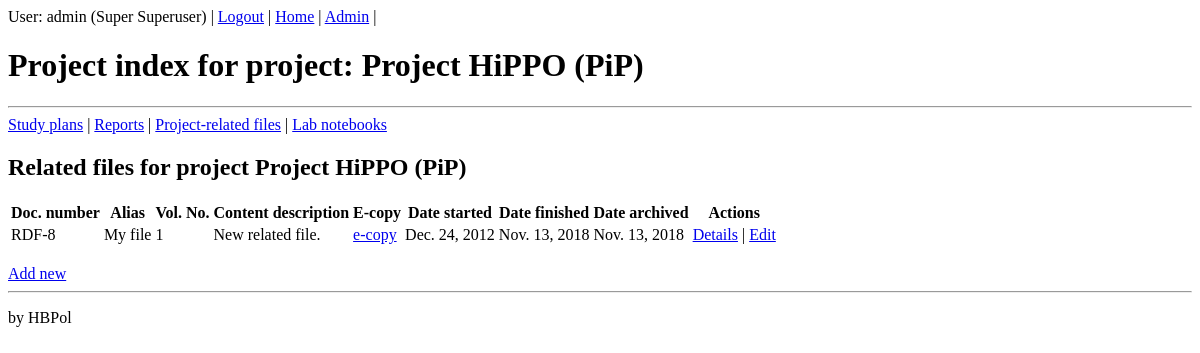
/coreapp/project/12/relatedfile (signed in), run on an earlier commit of the app's database.
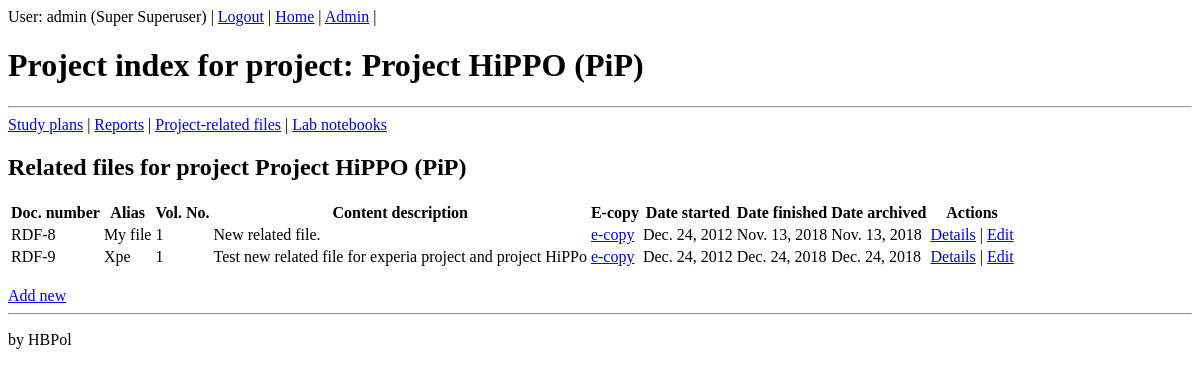
And on a later commit of the database.
### coreapp/models.py (models this page shows, shortened)
class Document(models.Model):
    author = models.ForeignKey(settings.AUTH_USER_MODEL, on_delete=models.SET_NULL, blank=True, null=True, verbose_name="Main author")
    project = models.ForeignKey(Project, on_delete=models.SET_NULL, blank=True, null=True, verbose_name="Associated project")
    title = models.TextField("Document title")
    location = models.ForeignKey(Location, on_delete=models.SET_NULL, blank=True, null=True, verbose_name="Hard copy location")
    document_code = models.CharField("Document code (e.g. study plan, report... )", max_length=3, choices=DOCUMENT_CODE, default='OTH')
    efile = models.FileField("Scanned copy", upload_to='uploads/', null=True, blank=True)
    class Meta:
        abstract = True

class RelatedFile(Document):
    author = models.ManyToManyField(settings.AUTH_USER_MODEL, verbose_name="Author(s)")
    project = models.ManyToManyField(Project, verbose_name="Associated project(s)")
    date_started = models.DateField("Date started", null=True, blank=True)
    date_finished = models.DateField("Date finished", null=True, blank=True)
    date_archived = models.DateField("Date archived", null=True, blank=True)
    alias = models.CharField("Alias (other names this file may be known as)", max_length=512, null=True, blank=True)
    vol_num = models.IntegerField("Volume number", null=True, blank=True)
    document_code = 'RDF'

### coreapp/views.py (the view)
# urls.py: path('project/<int:id>/relatedfile', views.project_relatedfile_list, name='project-relatedfile-list'),
@login_required
def project_relatedfile_list(request, id):
    relatedfiles = RelatedFile.objects.filter(project=id)
    project = Project.objects.get(id=id)
    context = {'relatedfiles': relatedfiles, 'project': project, 'page_title': 'R&D EPI | Related files'}
    return render(request, 'coreapp/project_relatedfile_list.html', context)

### coreapp/models.py (called while the page is built)
    def __str__(self):
        return self.get_full_name()

### coreapp/templates/coreapp/project_relatedfile_list.html
{% extends 'coreapp/project_index.html' %}
{% block content_filtered %}
	{% include 'coreapp/relatedfile_list_core.html' %}
{% endblock %}

### coreapp/templates/coreapp/relatedfile_list_core.html
	<h2>Related files for project {{ project.name }} ({{ project.prefix }})</h2>
	<table>
		<thead>
			<th>Doc. number</th>
			<th>Alias</th>
			<th>Vol. No.</th>
			<th>Content description</th>
			<th>E-copy</th>
			<th>Date started</th>
			<th>Date finished</th>
			<th>Date archived</th>
			<th>Actions</th>
		</thead>
		{% for relatedfile in relatedfiles %}
		<tr>
			<td>{{ relatedfile.document_code }}-{{ relatedfile.id }}</td>
			<td>{{ relatedfile.alias }}</td>
			<td>{{ relatedfile.vol_num }}</td>
			<td>{{ relatedfile.title|truncatechars:75 }}</td>
			<td>
			{% if relatedfile.efile %}
				<a href="{{ MEDIA_URL }}{{ relatedfile.efile }}">e-copy</a>
			{% endif %}
			</td>
			<td>{{ relatedfile.date_started }}</td>
			<td>{{ relatedfile.date_finished }}</td>
			<td>{{ relatedfile.date_archived }}</td>
			<td><a href="{% url 'relatedfile-detail' relatedfile.id %}">Details</a> | <a href="{% url 'relatedfile-edit' relatedfile.id %}">Edit</a></td>
		</tr>
		{% endfor %}
	</table>
	<br>
	<a href="{% url 'relatedfile-create' %}">Add new</a>

What changed in the data, as far as the page shows it:
added RelatedFile: document_code "RDF", id "9", alias "Xpe", vol_num "1", title "Test new related file for experia project and project HiPPo", date_started "Dec. 24, 2012", date_finished "Dec. 24, 2018", date_archived "Dec. 24, 2018"
